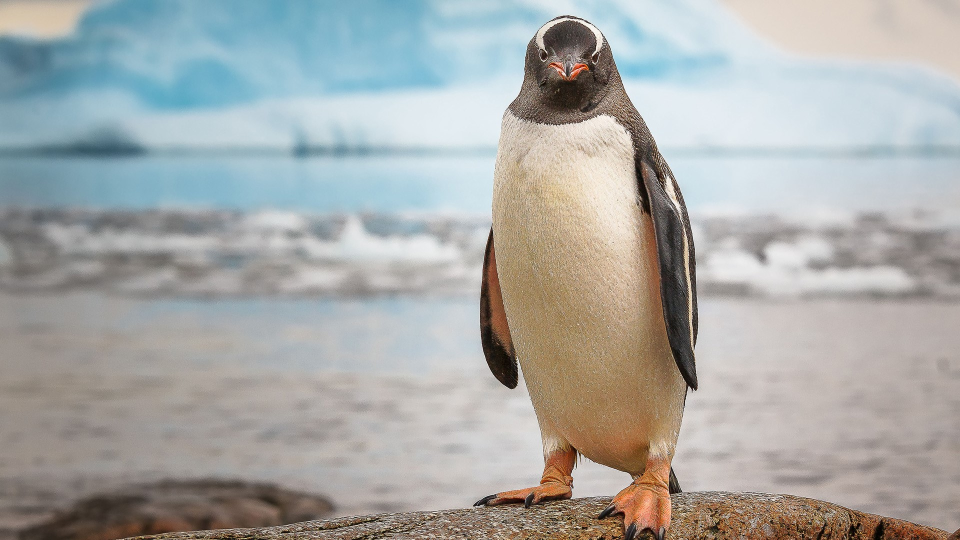
#> input picture data/test_0.jpg, 1920 x 1080 px, found by its file name (shown at 1/2 size)
$ python TestSpeckle.py
#> lines starting #> are read from the running program, lines starting #| are printed output that depends on the picture
# encoding=utf-8

import os
import cv2
import numpy as np
from scipy.linalg import orth


def random_speckle(img, low=5, high=25):
    """
    :param img:
    :param low:
    :param high:
    :return:
    """
    img = img.astype(np.float32)
    img = cv2.normalize(img, None, alpha=0, beta=1.0, norm_type=cv2.NORM_MINMAX)
    img = np.clip(img, 0.0, 1.0)

    noise_level = np.random.randint(low, high)
    rand_num = np.random.random()
    if rand_num > 0.6:
        img += img \
               * np.random.normal(0, noise_level / 255.0, img.shape).astype(np.float32)
    elif rand_num < 0.4:
        img += img \
               * np.random.normal(0, noise_level / 255.0, (*img.shape[:2], 1)).astype(np.float32)
    else:
        L = high / 255.
        D = np.diag(np.random.rand(3))
        U = orth(np.random.rand(3, 3))
        conv = np.dot(np.dot(np.transpose(U), D), U)
        img += img * np.random.multivariate_normal([0, 0, 0], np.abs(L ** 2 * conv), img.shape[:2]).astype(np.float32)

    img *= 255
    img = np.clip(img, 0.0, 255)
    img = img.astype(np.uint8)

    return img, noise_level


def test_speckle():
    """
    :return:
    """
    img_name = "test_0.jpg"
    img_dir = "E:/PyProjs/TestExperiments/data"
    save_dir = "E:/PyProjs/TestExperiments/result"
    img_path = img_dir + "/" + img_name
    if not os.path.isfile(img_path):
        print("[Err]: invalid image path: {:s}".format(img_path))

    img = cv2.imread(img_path, cv2.IMREAD_COLOR)
#> img is the input picture: shape (1080, 1920, 3); mean B, G, R 167.3, 169.6, 168
    h, w, c = img.shape
#> h = 1080; w = 1920; c = 3
    if max(w, h) > 1000:
        img = cv2.resize(img, (int(w // 2), int(h // 2)), cv2.INTER_AREA)
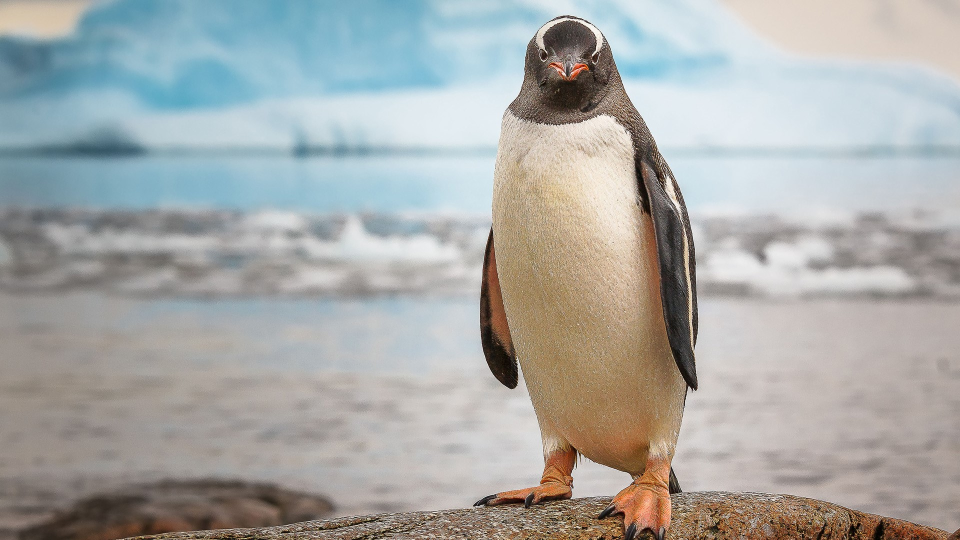
#> img: shape (540, 960, 3); mean B, G, R 167.4, 169.7, 168.1

    ## ----- Run the testing
    img_speckle, noise_level = random_speckle(img, low=2, high=25)
#> in random_speckle, `img += img * np.random.multivariate_normal([0, 0, 0], np.abs(L ** 2 * ..`:
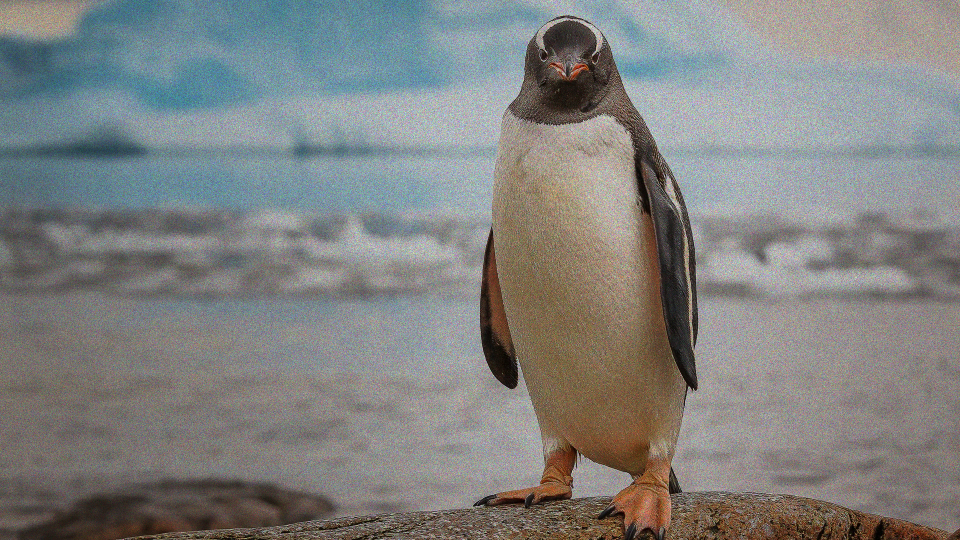
#> img: shape (540, 960, 3) float32; mean of channels 0, 1, 2 0.659, 0.668, 0.662; drawn with min black and max white
#> noise_level = 14
    ## -----

    print("Speckle noise level: {:d}".format(noise_level))
#| Speckle noise level: 14
    cv2.imshow("Speckle", img_speckle)
    cv2.waitKey()

    save_img_path = save_dir + "/speckle_level_{:d}.jpg" \
        .format(noise_level)
    cv2.imwrite(save_img_path, img_speckle)


if __name__=="__main__":
    test_speckle()
    print("Done.")
